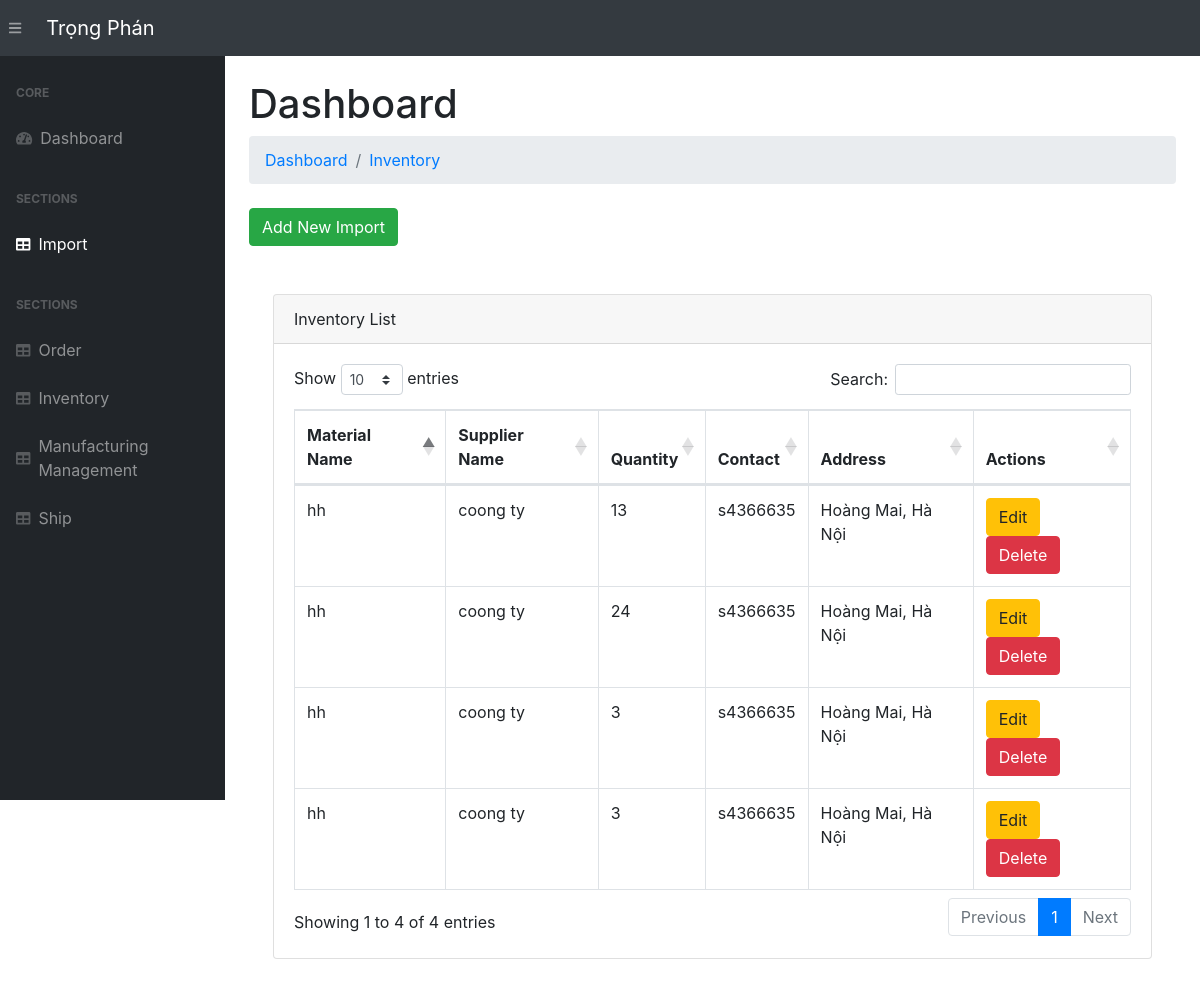
/import/, run on an earlier commit of the app's database.
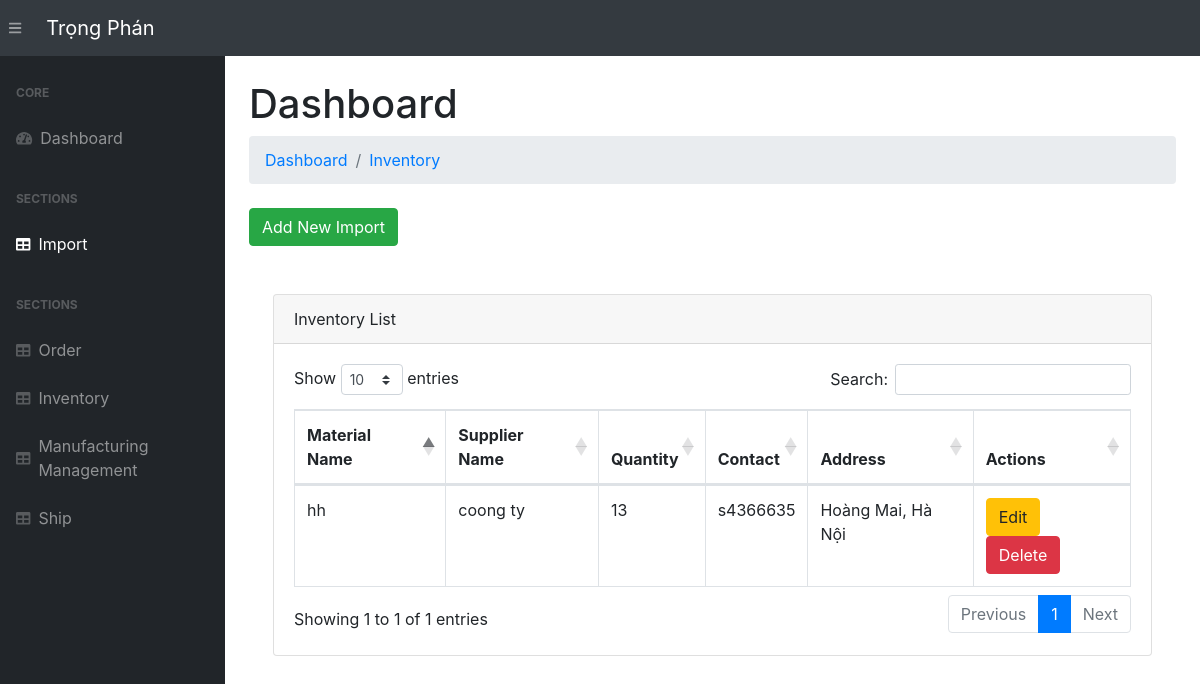
And on a later commit of the database.
### app.py (models this page shows, shortened)
class Import(db.Model):
    __tablename__ = 'imports'
    import_id = db.Column(db.Integer, primary_key=True)
    material_name = db.Column(db.String(255), nullable=False)
    material_description = db.Column(db.String(255))
    quantity_in_stock = db.Column(db.Integer, default=0)
    reorder_level = db.Column(db.Integer, default=10)
    sup_name = db.Column(db.String(255), nullable=False)
    sup_contact_info = db.Column(db.String(255), nullable=False)
    sup_address = db.Column(db.String(255), nullable=False)

### app.py (the view, shortened to what this page needs)
@app.route('/import/', methods=["GET", "POST"])
def view_import():
    imports = Import.query.all()
    return render_template("import.html", imports=imports)

### templates/import.html (shortened to what this page needs)
{% extends 'base.html' %}
{% block content %}
<main>
    <div class="container-fluid">
        <h1 class="mt-4">Dashboard</h1>
        <ol class="breadcrumb mb-4">
            <li class="breadcrumb-item"><a href="/">Dashboard</a></li>
            <li class="breadcrumb-item"><a href="/inventory/">Inventory</a></li>
        </ol>
        <a href="/add-import" class="btn btn-success">Add New Import</a>
        <br><br><br>
        <div class="container-fluid">
            <div class="card mb-4">
                <div class="card-header">Inventory List</div>
                <div class="card-body">
                    <table class="table table-bordered" id="dataTable" width="100%" cellspacing="0">
                        <thead>
                            <tr>
                                <th>Material Name</th>
                                <th>Supplier Name</th>
                                <th>Quantity </th>
                                <th>Contact</th>
                                <th>Address</th>
                                <th>Actions</th>
                            </tr>
                        </thead>
                        <tbody>
                            {% for import_record in imports %}
                                <tr>
                                    <td>{{ import_record.material_name }}</td>
                                    <td>{{ import_record.sup_name }}</td>
                                    <td>{{ import_record.quantity_in_stock }}</td>
                                    <td>{{import_record.sup_contact_info}}</td>
                                    <td>{{import_record.sup_address}}</td>
                                    <td>
                                        <a href="/update-import/{{ import_record.import_id }}" class="btn btn-warning">Edit</a>
                                        <form action="{{ url_for('delete_import', import_id=import_record.import_id) }}" method="POST" style="display:inline;">
                                            <button type="submit" class="btn btn-danger" onclick="return confirm('Are you sure you want to delete this import item?')">Delete</button>
                                        </form>
                                    </td>
                                </tr>
                            {% endfor %}
                        </tbody>
                    </table>
                </div>
            </div>
        </div>
    </div>
</main>
{% endblock %}

What changed in the data, as far as the page shows it:
removed Import: material_name "hh", sup_name "coong ty", quantity_in_stock "24", sup_contact_info "s4366635", sup_address "Hoàng Mai, Hà Nội"
removed Import: material_name "hh", sup_name "coong ty", quantity_in_stock "3", sup_contact_info "s4366635", sup_address "Hoàng Mai, Hà Nội"
removed Import: material_name "hh", sup_name "coong ty", quantity_in_stock "3", sup_contact_info "s4366635", sup_address "Hoàng Mai, Hà Nội"
Also different on the page:
text written by a page script: "Show entries Search: Showing 1 to 4 of 4 entries Previous 1 Next" → "Show entries Search: Showing 1 to 1 of 1 entries Previous 1 Next"
